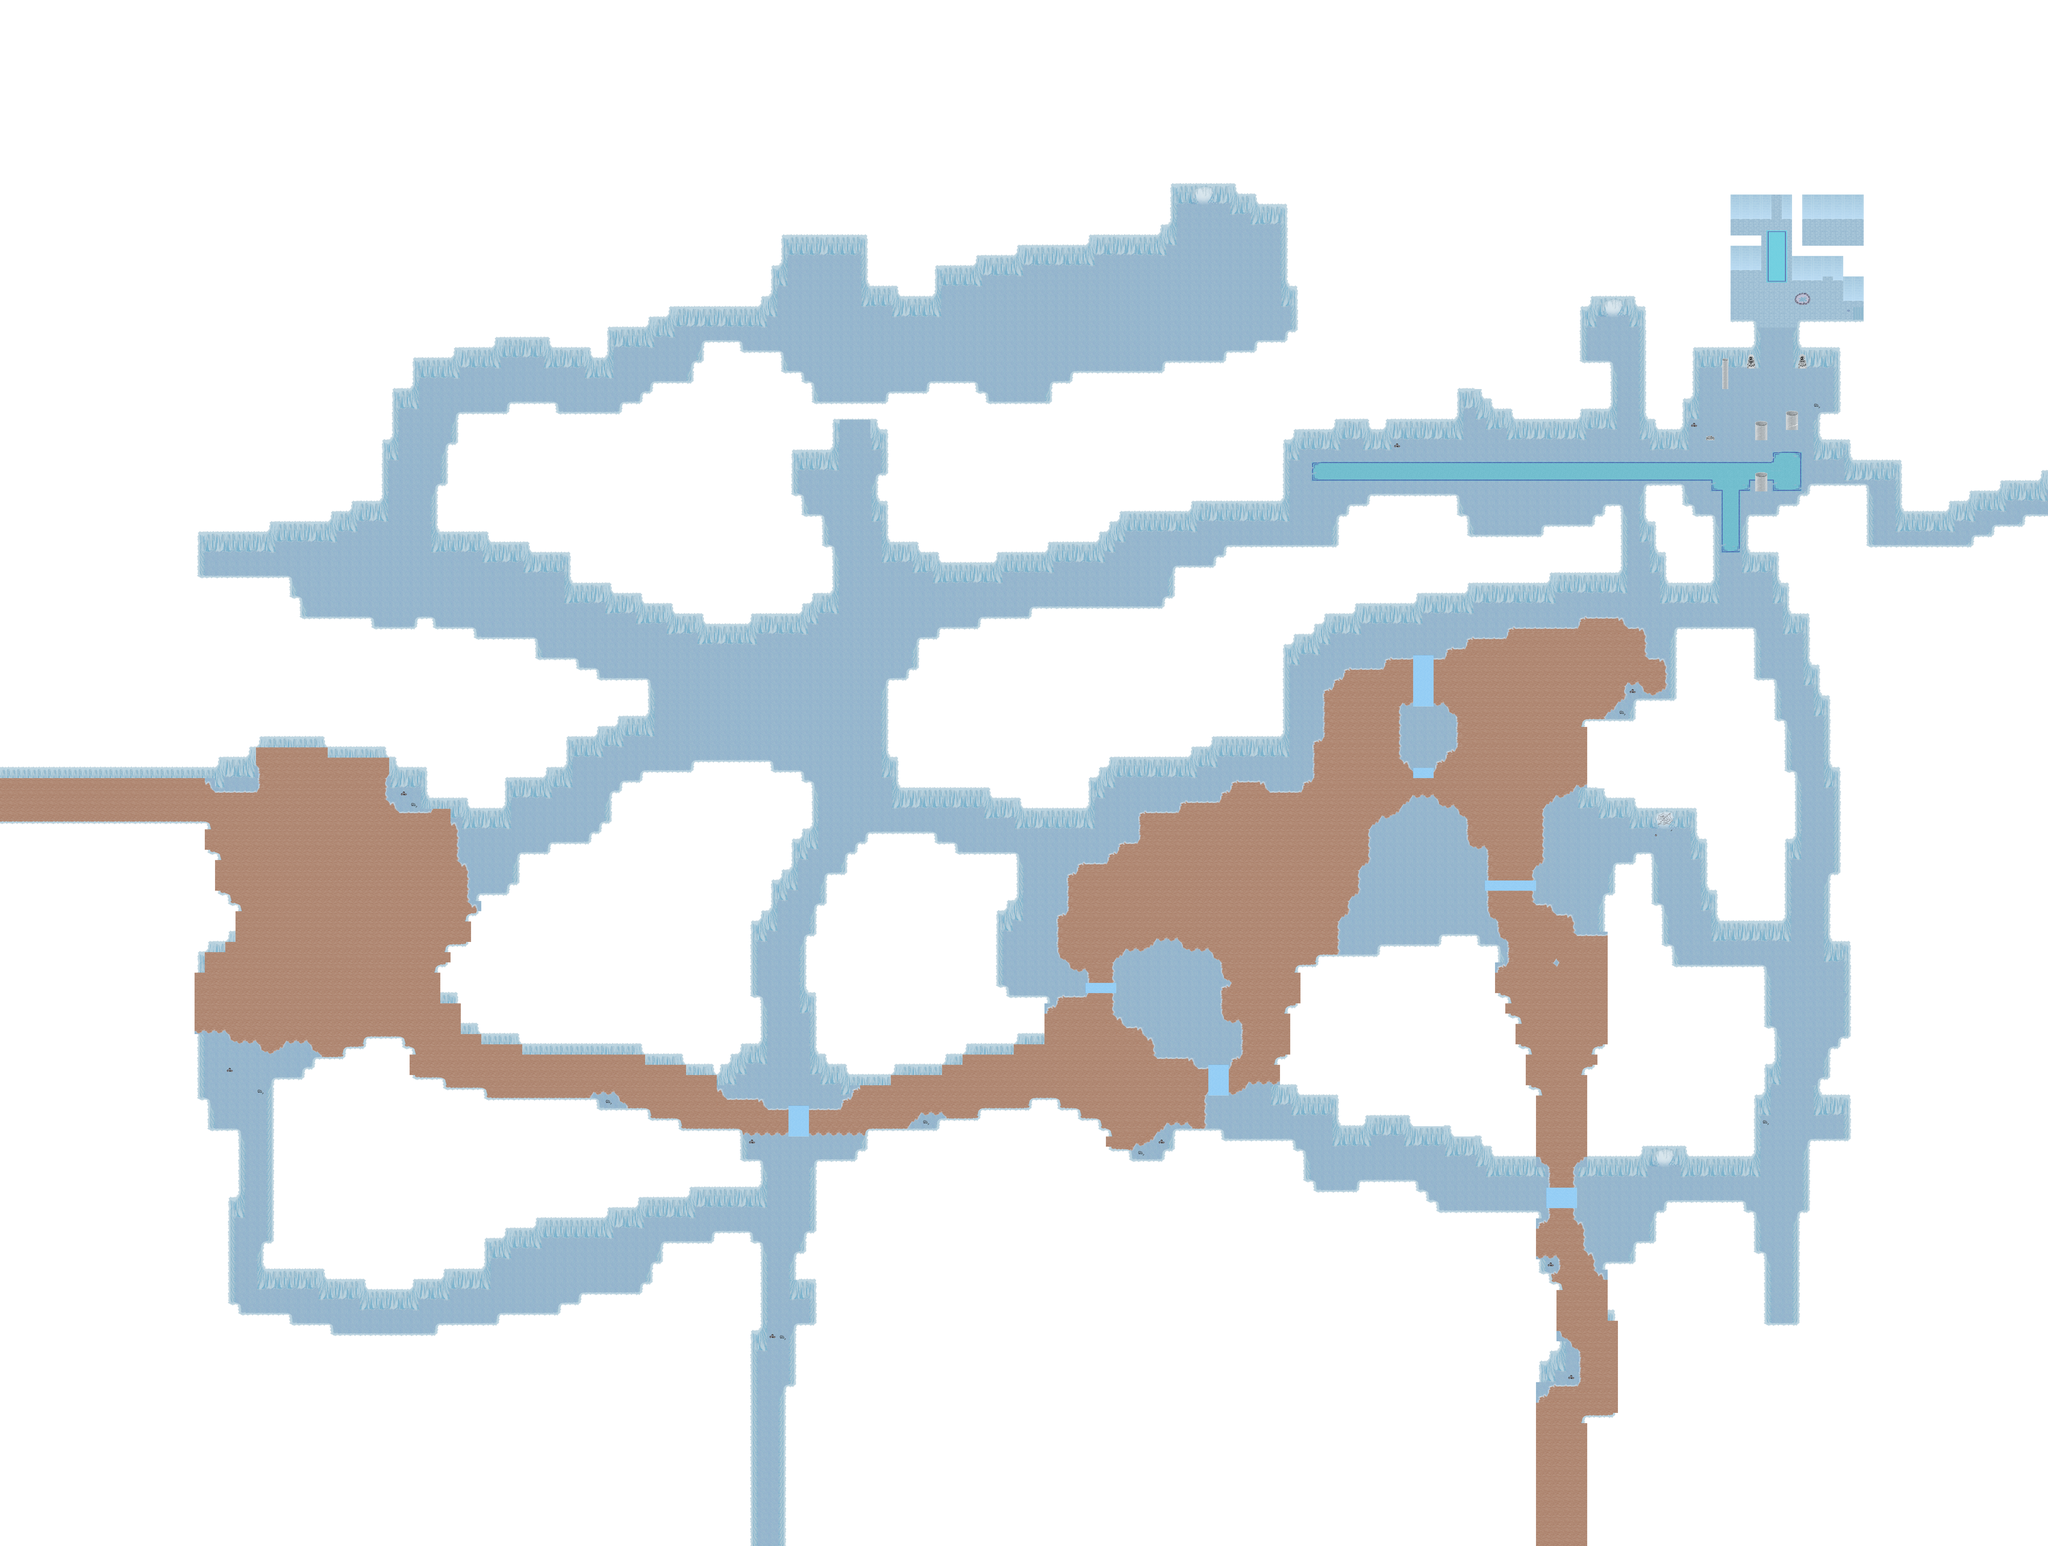

Rendered tile map (Tiled .tmx) drawn with the repository's tilesets; below, a short description and the map source with its tile grids summarised:
An orthogonal 200x151 tile map with 32x32 px tiles, 2 tile layers (Ground, Over), 2 hidden layers not drawn, 9 tilesets and 29 objects (24x particle_effect, 3x spawn, 2x warp).

<map version="1.0" orientation="orthogonal" width="200" height="151" tilewidth="32" tileheight="32">
 <properties>
  <property name="minimap" value="graphics/minimaps/009-3.png" />
  <property name="music" value="finalman_and_yakslem-cavesong.ogg" />
  <property name="name" value="Hurnscald Cave" />
 </properties>
 <tileset firstgid="1" name="Cave" tilewidth="32" tileheight="32">
  <image source="../graphics/tiles/cave-evil.png" width="512" height="256" />
 </tileset>
 <tileset firstgid="129" name="Cave x2" tilewidth="32" tileheight="64">
  <image source="../graphics/tiles/cave_x2-evil.png" width="512" height="64" />
 </tileset>
 <tileset firstgid="145" name="Cave Bilevel" tilewidth="32" tileheight="32">
  <image source="../graphics/tiles/cave_bilevel-evil.png" width="512" height="512" />
 </tileset>
 <tileset firstgid="401" name="Woodland Indoor" tilewidth="32" tileheight="32">
  <image source="../graphics/tiles/woodland_indoor-evil.png" width="512" height="512" />
 </tileset>
 <tileset firstgid="657" name="Woodland Indoor x2" tilewidth="32" tileheight="64">
  <image source="../graphics/tiles/woodland_indoor_x2-evil.png" width="512" height="64" />
 </tileset>
 <tileset firstgid="673" name="Woodland Indoor x3" tilewidth="32" tileheight="96">
  <image source="../graphics/tiles/woodland_indoor_x3-evil.png" width="512" height="96" />
 </tileset>
 <tileset firstgid="689" name="Arena" tilewidth="32" tileheight="32">
  <image source="../graphics/tiles/arena-evil.png" width="512" height="512" />
 </tileset>
 <tileset firstgid="945" name="Woodland" tilewidth="32" tileheight="32">
  <image source="../graphics/tiles/Woodland_ground-evil.png" width="512" height="512" />
 </tileset>
 <tileset firstgid="1201" name="Collision" tilewidth="32" tileheight="32">
  <image source="../graphics/tiles/collision.png" width="64" height="32" />
 </tileset>
 <layer name="Ground" width="200" height="151">
  <data>[30200 cells, 30200 non-empty, 97 distinct tile ids]</data>
 </layer>
 <layer name="Fringe" width="200" height="151" visible="0">
  <data>[30200 cells, 451 non-empty, 93 distinct tile ids]</data>
 </layer>
 <layer name="Over" width="200" height="151">
  <data>[30200 cells, 945 non-empty, 27 distinct tile ids]</data>
 </layer>
 <layer name="Collision" width="200" height="151" visible="0">
  <data>[30200 cells, 25872 non-empty, 1 distinct tile ids]</data>
 </layer>
 <objectgroup name="Objects" width="0" height="0">
  <object name="graphics/particles/flame.particle.xml" type="particle_effect" x="5376" y="1344" width="32" height="32" />
  <object name="graphics/particles/flame.particle.xml" type="particle_effect" x="5728" y="1472" width="32" height="32" />
  <object name="graphics/particles/flame.particle.xml" type="particle_effect" x="4928" y="3808" width="32" height="32" />
  <object name="graphics/particles/flame.particle.xml" type="particle_effect" x="3776" y="3040" width="32" height="32" />
  <object name="graphics/particles/flame.particle.xml" type="particle_effect" x="3424" y="2688" width="32" height="32" />
  <object name="graphics/particles/flame.particle.xml" type="particle_effect" x="2400" y="3456" width="32" height="32" />
  <object name="graphics/particles/flame.particle.xml" type="particle_effect" x="2496" y="4096" width="32" height="32" />
  <object name="graphics/particles/flame.particle.xml" type="particle_effect" x="1600" y="3936" width="32" height="32" />
  <object name="graphics/particles/flame.particle.xml" type="particle_effect" x="704" y="3488" width="32" height="32" />
  <object name="graphics/particles/flame.particle.xml" type="particle_effect" x="1440" y="2688" width="32" height="32" />
  <object name="graphics/particles/flame.particle.xml" type="particle_effect" x="4416" y="2752" width="32" height="32" />
  <object name="graphics/particles/flame.particle.xml" type="particle_effect" x="4480" y="2048" width="32" height="32" />
  <object name="graphics/particles/flame.particle.xml" type="particle_effect" x="4928" y="2784" width="32" height="32" />
  <object name="graphics/particles/flame.particle.xml" type="particle_effect" x="5312" y="1568" width="32" height="32" />
  <object name="graphics/particles/flame.particle.xml" type="particle_effect" x="5024" y="1408" width="32" height="32" />
  <object name="graphics/particles/flame.particle.xml" type="particle_effect" x="4128" y="1696" width="32" height="32" />
  <object name="graphics/particles/flame.particle.xml" type="particle_effect" x="3520" y="1856" width="32" height="32" />
  <object name="graphics/particles/flame.particle.xml" type="particle_effect" x="2720" y="1888" width="32" height="32" />
  <object name="graphics/particles/flame.particle.xml" type="particle_effect" x="3232" y="1056" width="32" height="32" />
  <object name="graphics/particles/flame.particle.xml" type="particle_effect" x="1792" y="1184" width="32" height="32" />
  <object name="graphics/particles/flame.particle.xml" type="particle_effect" x="1280" y="1856" width="32" height="32" />
  <object name="graphics/particles/flame.particle.xml" type="particle_effect" x="2560" y="2336" width="32" height="32" />
  <object name="graphics/particles/cookingfire.particle.xml" type="particle_effect" x="5616" y="960" width="32" height="32" />
  <object name="graphics/particles/flame.particle.xml" type="particle_effect" x="5152" y="1888" width="32" height="32" />
  <object name="To Cellar" type="warp" x="5536" y="640" width="32" height="32">
   <properties>
    <property name="dest_map" value="009-2-evil" />
    <property name="dest_x" value="4704" />
    <property name="dest_y" value="2848" />
   </properties>
  </object>
  <object name="To Lake Cave" type="warp" x="640" y="1824" width="32" height="32">
   <properties>
    <property name="dest_map" value="011-4-evil" />
    <property name="dest_x" value="4128" />
    <property name="dest_y" value="2784" />
   </properties>
  </object>
  <object name="Yellow Slime" type="spawn" x="0" y="0">
   <properties>
    <property name="eA_death" value="0" />
    <property name="eA_spawn" value="0" />
    <property name="max_beings" value="20" />
    <property name="monster_id" value="5" />
   </properties>
  </object>
  <object name="Black Scorpion" type="spawn" x="0" y="0">
   <properties>
    <property name="eA_death" value="0" />
    <property name="eA_spawn" value="0" />
    <property name="max_beings" value="25" />
    <property name="monster_id" value="7" />
   </properties>
  </object>
  <object name="Red Slime" type="spawn" x="0" y="0">
   <properties>
    <property name="eA_death" value="0" />
    <property name="eA_spawn" value="0" />
    <property name="max_beings" value="35" />
    <property name="monster_id" value="6" />
   </properties>
  </object>
 </objectgroup>
</map>
